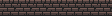

This is a level from a 2D game, rendered from its Tiled map with the project's own tilesets. A one-line summary and the complete map file follow:
An orthogonal 7x1 tile map with 16x16 px tiles, 1 tile layer (Tile Layer 1).

<map version="1.9" tiledversion="1.9.1" orientation="orthogonal" renderorder="right-down" width="7" height="1" tilewidth="16" tileheight="16" infinite="0" nextlayerid="2" nextobjectid="1">
 <tileset firstgid="1" source="../0x72_DungeonTilesetII_v1.4.tsx" />
 <layer id="1" name="Tile Layer 1" width="7" height="1">
  <data encoding="csv">
35,35,35,35,35,35,35
</data>
 </layer>
</map>
